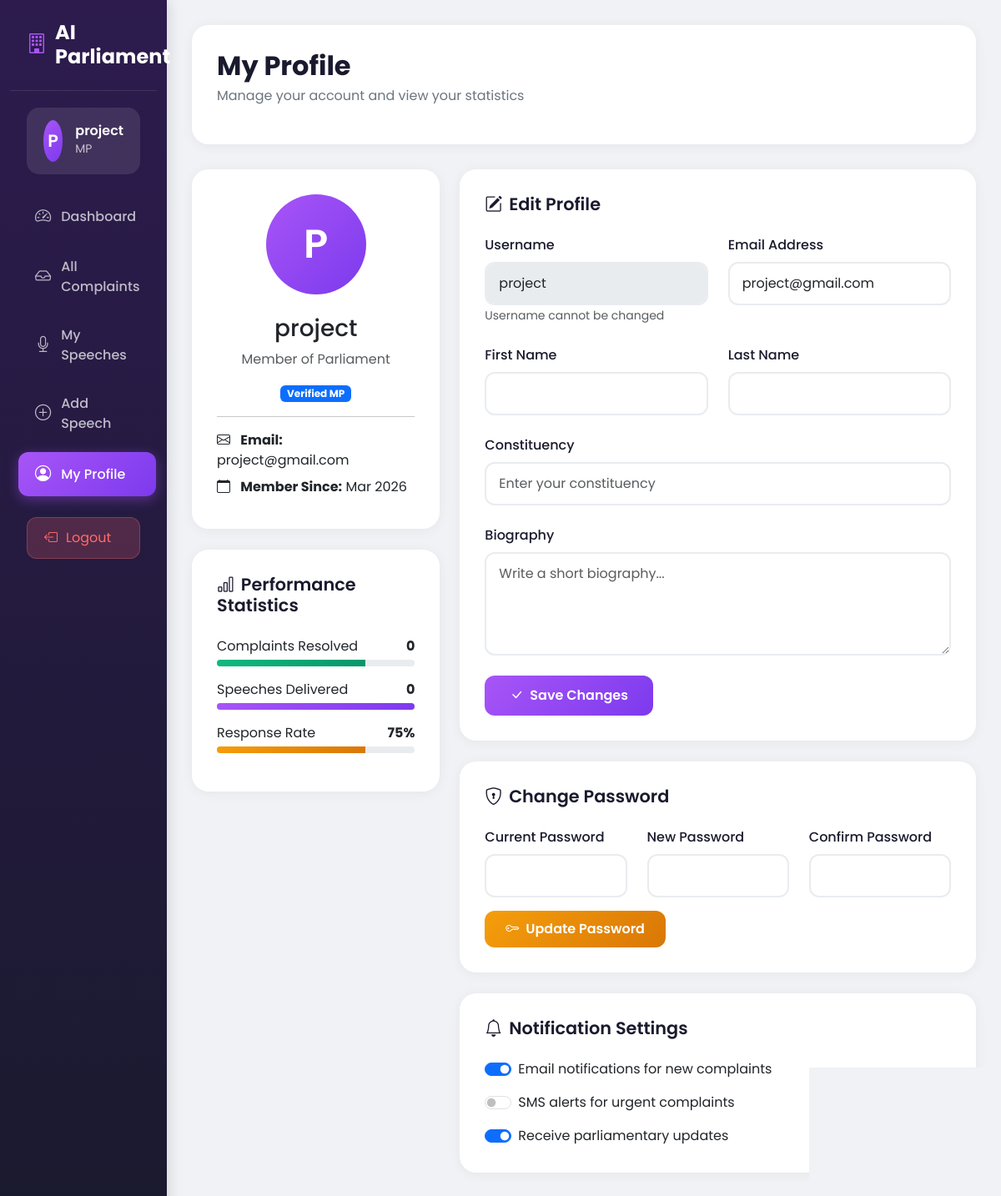
Page /mp/profile/ (signed in) on the committed database.
### accounts/models.py (models this page shows)
class User(AbstractUser):
    ROLE_CHOICES = (
        ('citizen','Citizen'),
        ('mp','MP'),
        ('admin','Admin'),
    )
    role = models.CharField(max_length=10,choices=ROLE_CHOICES)

### mp/views.py (the view, shortened to what this page needs)
# urls.py: path('profile/', views.mp_profile, name='mp_profile'),
@login_required
def mp_profile(request):
    complaints = Complaint.objects.all()
    resolved_complaints = complaints.filter(status="Resolved").count()
    total_complaints = complaints.count()
    total_speeches = ParliamentSpeech.objects.filter(mp=request.user).count()
    return render(request, "mp/profile.html", {
        'resolved_complaints': resolved_complaints,
        'total_complaints': total_complaints,
        'total_speeches': total_speeches,
    })

### mp/templates/mp/profile.html (shortened to what this page needs)
{% extends 'mp/base_mp.html' %}
{% load i18n %}
{% block content %}
<div class="animate-fade-in">
    <div class="page-header">
        <div class="d-flex justify-content-between align-items-center">
            <div>
                <h1 class="page-title">{% trans "My Profile" %}</h1>
                <p class="page-subtitle">{% trans "Manage your account and view your statistics" %}</p>
            </div>
        </div>
    </div>
    <div class="row">
        <div class="col-lg-4">
            <div class="content-card text-center">
                <div class="profile-avatar mx-auto mb-4">
                    {{ user.username|make_list|first|upper }}
                </div>
                <h3>{{ user.username }}</h3>
                <p class="text-muted">{% trans "Member of Parliament" %}</p>
                <span class="badge bg-primary">{% trans "Verified MP" %}</span>
                <hr>
                <div class="text-start">
                    <p class="mb-2">
                        <i class="bi bi-envelope me-2"></i>
                        <strong>{% trans "Email:" %}</strong> {{ user.email|default:"Not provided" }}
                    </p>
                    <p class="mb-2">
                        <i class="bi bi-calendar me-2"></i>
                        <strong>{% trans "Member Since:" %}</strong> {{ user.date_joined|date:"M Y" }}
                    </p>
                </div>
            </div>
            <div class="content-card mt-4">
                <h5 class="content-card-title mb-4">
                    <i class="bi bi-bar-chart me-2"></i>{% trans "Performance Statistics" %}
                </h5>
                <div class="mb-3">
                    <div class="d-flex justify-content-between mb-1">
                        <span>{% trans "Complaints Resolved" %}</span>
                        <strong>{{ resolved_complaints }}</strong>
                    </div>
                    <div class="progress" style="height: 8px;">
                        <div class="progress-bar" style="width: 75%; background: linear-gradient(135deg, #10b981 0%, #059669 100%);"></div>
                    </div>
                </div>
                <div class="mb-3">
                    <div class="d-flex justify-content-between mb-1">
                        <span>{% trans "Speeches Delivered" %}</span>
                        <strong>{{ total_speeches }}</strong>
                    </div>
                    <div class="progress" style="height: 8px;">
                        <div class="progress-bar" style="width: 100%; background: linear-gradient(135deg, #a855f7 0%, #7c3aed 100%);"></div>
                    </div>
                </div>
                <div class="mb-3">
                    <div class="d-flex justify-content-between mb-1">
                        <span>{% trans "Response Rate" %}</span>
                        <strong>75%</strong>
                    </div>
                    <div class="progress" style="height: 8px;">
                        <div class="progress-bar" style="width: 75%; background: linear-gradient(135deg, #f59e0b 0%, #d97706 100%);"></div>
                    </div>
                </div>
            </div>
        </div>
        <div class="col-lg-8">
            <div class="content-card">
                <h5 class="content-card-title mb-4">
                    <i class="bi bi-pencil-square me-2"></i>{% trans "Edit Profile" %}
                </h5>
                <form method="POST" action="{% url 'mp_profile' %}">
                    <div class="row">
                        <div class="col-md-6 mb-4">
                            <label for="username" class="form-label">{% trans "Username" %}</label>
                            <input type="text" class="form-control" id="username" value="{{ user.username }}" disabled>
                            <small class="text-muted">{% trans "Username cannot be changed" %}</small>
                        </div>
                        <div class="col-md-6 mb-4">
                            <label for="email" class="form-label">{% trans "Email Address" %}</label>
                            <input type="email" class="form-control" id="email" name="email" value="{{ user.email }}">
                        </div>
                    </div>
                    <div class="row">
                        <div class="col-md-6 mb-4">
                            <label for="first_name" class="form-label">{% trans "First Name" %}</label>
                            <input type="text" class="form-control" id="first_name" name="first_name"
                                   value="{{ user.first_name }}">
                        </div>
                        <div class="col-md-6 mb-4">
                            <label for="last_name" class="form-label">{% trans "Last Name" %}</label>
                            <input type="text" class="form-control" id="last_name" name="last_name"
                                   value="{{ user.last_name }}">
                        </div>
                    </div>
                    <div class="mb-4">
                        <label for="constituency" class="form-label">{% trans "Constituency" %}</label>
                        <input type="text" class="form-control" id="constituency" name="constituency"
                               placeholder="{% trans 'Enter your constituency' %}">
                    </div>
                    <div class="mb-4">
                        <label for="bio" class="form-label">{% trans "Biography" %}</label>
                        <textarea class="form-control" id="bio" name="bio" rows="4"
                                  placeholder="{% trans 'Write a short biography...' %}"></textarea>
                    </div>
                    <button type="submit" class="btn btn-primary">
                        <i class="bi bi-check-lg me-2"></i>{% trans "Save Changes" %}
                    </button>
                </form>
            </div>
            <div class="content-card mt-4">
                <h5 class="content-card-title mb-4">
                    <i class="bi bi-shield-lock me-2"></i>{% trans "Change Password" %}
                </h5>
                <form>
                    <div class="row">
                        <div class="col-md-4 mb-3">
                            <label for="current_password" class="form-label">{% trans "Current Password" %}</label>
                            <input type="password" class="form-control" id="current_password">
                        </div>
                        <div class="col-md-4 mb-3">
                            <label for="new_password" class="form-label">{% trans "New Password" %}</label>
                            <input type="password" class="form-control" id="new_password">
                        </div>
                        <div class="col-md-4 mb-3">
                            <label for="confirm_password" class="form-label">{% trans "Confirm Password" %}</label>
                            <input type="password" class="form-control" id="confirm_password">
                        </div>
                    </div>
                    <button type="submit" class="btn btn-warning">
                        <i class="bi bi-key me-2"></i>{% trans "Update Password" %}
                    </button>
                </form>
            </div>
            <div class="content-card mt-4">
                <h5 class="content-card-title mb-4">
                    <i class="bi bi-bell me-2"></i>{% trans "Notification Settings" %}
                </h5>
                <div class="form-check form-switch mb-3">
                    <input class="form-check-input" type="checkbox" id="email_notifications" checked>
                    <label class="form-check-label" for="email_notifications">
                        {% trans "Email notifications for new complaints" %}
                    </label>
                </div>
                <div class="form-check form-switch mb-3">
                    <input class="form-check-input" type="checkbox" id="sms_notifications">
                    <label class="form-check-label" for="sms_notifications">
                        {% trans "SMS alerts for urgent complaints" %}
                    </label>
                </div>
                <div class="form-check form-switch">
                    <input class="form-check-input" type="checkbox" id="newsletter" checked>
                    <label class="form-check-label" for="newsletter">
                        {% trans "Receive parliamentary updates" %}
                    </label>
                </div>
            </div>
        </div>
    </div>
</div>
{% endblock %}

### mp/templates/mp/base_mp.html (shortened to what this page needs)
{% load i18n %}
<!DOCTYPE html>
<html lang="{{ request.LANGUAGE_CODE|default:"en" }}">
<head>
    <link href="https://cdn.jsdelivr.net/npm/bootstrap@5.3.2/dist/css/bootstrap.min.css" rel="stylesheet">
    <link rel="stylesheet" href="https://cdn.jsdelivr.net/npm/bootstrap-icons@1.11.1/font/bootstrap-icons.css">
</head>
<body>
    <div class="container-fluid">
        <div class="row">
            <div class="col-md-3 col-lg-2 sidebar" id="sidebar">
                <div class="sidebar-brand">
                    <h4><i class="bi bi-building"></i> {% trans "AI Parliament" %}</h4>
                </div>
                <div class="user-info">
                    <div class="user-avatar">{{ user.username|make_list|first|upper }}</div>
                    <div class="user-details">
                        <h6>{{ user.username }}</h6>
                        <small>{% trans "MP" %}</small>
                    </div>
                </div>
                <ul class="nav flex-column mt-3">
                    <li class="nav-item">
                        <a class="nav-link {% if request.resolver_match.url_name == 'mp_dashboard' %}active{% endif %}"
                           href="{% url 'mp_dashboard' %}">
                            <i class="bi bi-speedometer2"></i> {% trans "Dashboard" %}
                        </a>
                    </li>
                    <li class="nav-item">
                        <a class="nav-link {% if request.resolver_match.url_name == 'mp_complaints' %}active{% endif %}"
                           href="{% url 'mp_complaints' %}">
                            <i class="bi bi-inbox"></i> {% trans "All Complaints" %}
                        </a>
                    </li>
                    <li class="nav-item">
                        <a class="nav-link {% if request.resolver_match.url_name == 'mp_speeches' %}active{% endif %}"
                           href="{% url 'mp_speeches' %}">
                            <i class="bi bi-mic"></i> {% trans "My Speeches" %}
                        </a>
                    </li>
                    <li class="nav-item">
                        <a class="nav-link {% if request.resolver_match.url_name == 'add_speech' %}active{% endif %}"
                           href="{% url 'add_speech' %}">
                            <i class="bi bi-plus-circle"></i> {% trans "Add Speech" %}
                        </a>
                    </li>
                    <li class="nav-item">
                        <a class="nav-link {% if request.resolver_match.url_name == 'mp_profile' %}active{% endif %}"
                           href="{% url 'mp_profile' %}">
                            <i class="bi bi-person-circle"></i> {% trans "My Profile" %}
                        </a>
                    </li>
                </ul>
                <a href="{% url 'logout' %}" class="logout-btn">
                    <i class="bi bi-box-arrow-left"></i> {% trans "Logout" %}
                </a>
            </div>
            <div class="col-md-9 col-lg-10 main-content">
                {% block content %}{% endblock %}
            </div>
        </div>
    </div>
</body>
</html>

### mp/templates/mp/base_mp.html (style rules this page uses)
* { font-family: 'Poppins', sans-serif; }
body { background-color: #f0f2f5; }
.sidebar { min-height: 100vh; background: linear-gradient(180deg, #2d1b4e 0%, #1a1a2e 100%); box-shadow: 4px 0 15px rgba(0,0,0,0.1); }
.sidebar-brand { padding: 25px 20px; border-bottom: 1px solid rgba(255,255,255,0.1); }
.sidebar-brand h4 { color: #fff; font-weight: 700; margin: 0; display: flex; align-items: center; gap: 10px; }
.sidebar-brand i { color: #a855f7; font-size: 1.5rem; }
.nav-item { margin: 5px 10px; }
.nav-link { color: rgba(255,255,255,0.7) !important; font-weight: 500; padding: 12px 20px !important; border-radius: 12px; transition: all 0.3s ease; display: flex; align-items: center; gap: 12px; }
.nav-link.active { background: linear-gradient(135deg, #a855f7 0%, #7c3aed 100%); color: #fff !important; box-shadow: 0 4px 15px rgba(168,85,247,0.4); }
.nav-link i { font-size: 1.2rem; }
.main-content { padding: 30px; }
.page-header { background: #fff; border-radius: 20px; padding: 30px; margin-bottom: 30px; box-shadow: 0 2px 15px rgba(0,0,0,0.05); }
.page-title { font-size: 2rem; font-weight: 700; color: #1a1a2e; margin: 0; }
.page-subtitle { color: #6c757d; margin-top: 5px; }
.content-card { background: #fff; border-radius: 20px; padding: 30px; margin-bottom: 25px; box-shadow: 0 2px 15px rgba(0,0,0,0.05); }
.content-card-title { font-size: 1.3rem; font-weight: 600; color: #1a1a2e; margin: 0; }
.btn-primary { background: linear-gradient(135deg, #a855f7 0%, #7c3aed 100%); border: none; padding: 12px 30px; border-radius: 12px; font-weight: 600; transition: all 0.3s ease; }
.btn-warning { background: linear-gradient(135deg, #f59e0b 0%, #d97706 100%); border: none; padding: 10px 25px; border-radius: 12px; font-weight: 600; color: #fff; transition: all 0.3s ease; }
.user-info { display: flex; align-items: center; gap: 15px; padding: 15px 20px; background: rgba(255,255,255,0.1); border-radius: 15px; margin: 20px; }
.user-avatar { width: 50px; height: 50px; border-radius: 50%; background: linear-gradient(135deg, #a855f7 0%, #7c3aed 100%); display: flex; align-items: center; justify-content: center; color: #fff; font-size: 1.3rem; font-weight: 600; }
.user-details h6 { color: #fff; margin: 0; font-weight: 600; }
.user-details small { color: rgba(255,255,255,0.7); }
.logout-btn { margin: 20px; padding: 12px 20px; background: rgba(255,107,107,0.2); border: 1px solid rgba(255,107,107,0.3); color: #ff6b6b; border-radius: 12px; text-decoration: none; display: flex; align-items: center; gap: 10px; transition: all 0.3s ease; }
.form-control { border: 2px solid #e9ecef; border-radius: 12px; padding: 12px 15px; transition: all 0.3s ease; }
.form-label { font-weight: 500; color: #1a1a2e; margin-bottom: 8px; }
.animate-fade-in { animation: fadeInUp 0.5s ease forwards; }

### mp/templates/mp/profile.html (style rules this page uses)
.profile-avatar { width: 120px; height: 120px; border-radius: 50%; background: linear-gradient(135deg, #a855f7 0%, #7c3aed 100%); display: flex; align-items: center; justify-content: center; color: #fff; font-size: 3rem; font-weight: 600; }

### rows in the picture
User: username|make_list "P", username "project", email "project@gmail.com", date_joined "Mar 2026"

### other values in the picture
{{ resolved_complaints }} "0"
{{ total_speeches }} "0"
